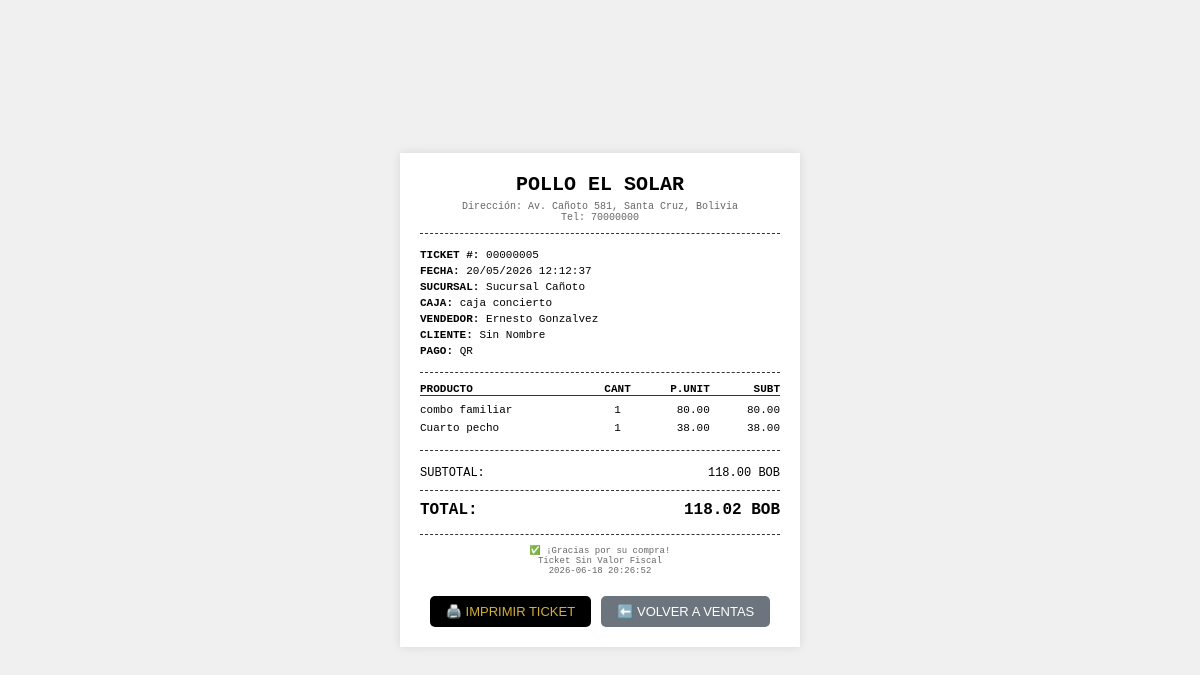
The page /bolivia/modulos/ticket_venta.php?venta_id=5 on the database its author committed.
### tables this page shows
CREATE TABLE `cajas` (
  `id` int(11) NOT NULL,
  `sucursal_id` int(11) NOT NULL,
  `nombre` varchar(50) NOT NULL,
  `estado` tinyint(1) DEFAULT 1
);

CREATE TABLE `venta_detalle` (
  `id` int(11) NOT NULL,
  `venta_id` int(11) NOT NULL,
  `producto_id` int(11) NOT NULL,
  `cantidad` int(11) NOT NULL CHECK (`cantidad` > 0),
  `precio_unitario` decimal(10,2) NOT NULL,
  `descuento_linea` decimal(10,2) DEFAULT 0.00,
  `subtotal_linea` decimal(10,2) NOT NULL
);

CREATE TABLE `productos` (
  `id` int(11) NOT NULL,
  `categoria_id` int(11) DEFAULT NULL,
  `sucursal_id` int(11) DEFAULT NULL,
  `nombre` varchar(150) NOT NULL,
  `descripcion` text DEFAULT NULL,
  `precio` decimal(10,2) NOT NULL,
  `precio_oferta` decimal(10,2) DEFAULT NULL,
  `etiqueta_oferta` varchar(50) DEFAULT NULL,
  `moneda` enum('BOB','USD','PYG','BRL') DEFAULT 'BOB',
  `es_combo` tinyint(1) DEFAULT 0,
  `dia_semana` enum('Lunes','Martes','Miércoles','Jueves','Viernes','Sábado','Domingo','Todos') DEFAULT 'Todos',
  `visible` tinyint(1) DEFAULT 1,
  `estado` tinyint(1) NOT NULL DEFAULT 1,
  `destacado` tinyint(1) DEFAULT 0,
  `fecha_publicacion` datetime DEFAULT NULL,
  `created_at` datetime DEFAULT current_timestamp()
);

### bolivia/modulos/ticket_venta.php (the view, shortened to what this page needs)
<?php
require_once '../config.php';
$venta_id = $_GET['venta_id'];
$stmt = $pdo->prepare("
    SELECT v.*,
           u.nombre as usuario_nombre,
           c.nombre as cliente_nombre,
           mp.nombre as metodo_pago,
           s.nombre as sucursal_nombre,
           ac.id as apertura_id
    FROM ventas v
    LEFT JOIN usuarios u ON v.usuario_id = u.id
    LEFT JOIN clientes c ON v.cliente_id = c.id
    LEFT JOIN venta_pagos vp ON v.id = vp.venta_id
    LEFT JOIN metodos_pago mp ON vp.metodo_pago_id = mp.id
    LEFT JOIN sucursales s ON v.sucursal_id = s.id
    LEFT JOIN apertura_caja ac ON v.apertura_caja_id = ac.id
    WHERE v.id = ?
");
$stmt->execute([$venta_id]);
$venta = $stmt->fetch();
$stmt = $pdo->prepare("
    SELECT vd.*, p.nombre as producto_nombre
    FROM venta_detalle vd
    JOIN productos p ON vd.producto_id = p.id
    WHERE vd.venta_id = ?
");
$stmt->execute([$venta_id]);
$detalles = $stmt->fetchAll();
$caja_nombre = '';
if($venta['apertura_id']) {
    $stmt = $pdo->prepare("
        SELECT c.nombre
        FROM apertura_caja ac
        JOIN cajas c ON ac.caja_id = c.id
        WHERE ac.id = ?
    ");
    $stmt->execute([$venta['apertura_id']]);
    $caja = $stmt->fetch();
    if($caja) {
        $caja_nombre = $caja['nombre'];
    }
}
?>
<!DOCTYPE html>
<html lang="es">
<head>
</head>
<body>
    <div class="ticket">
        <div class="ticket-header">
            <h1>POLLO EL SOLAR</h1>
            <p>Dirección: Av. Cañoto 581, Santa Cruz, Bolivia</p>
            <p>Tel: 70000000</p>
        </div>
        <div class="ticket-info">
            <p><strong>TICKET #:</strong> <?php echo str_pad($venta_id, 8, '0', STR_PAD_LEFT); ?></p>
            <p><strong>FECHA:</strong> <?php echo date('d/m/Y H:i:s', strtotime($venta['fecha_venta'])); ?></p>
            <p><strong>SUCURSAL:</strong> <?php echo htmlspecialchars($venta['sucursal_nombre'] ?? 'N/A'); ?></p>
            <p><strong>CAJA:</strong> <?php echo htmlspecialchars($caja_nombre ?: 'N/A'); ?></p>
            <p><strong>VENDEDOR:</strong> <?php echo htmlspecialchars($venta['usuario_nombre'] ?? 'N/A'); ?></p>
            <p><strong>CLIENTE:</strong> <?php echo $venta['cliente_nombre'] ? htmlspecialchars($venta['cliente_nombre']) : 'Venta al mostrador'; ?></p>
            <p><strong>PAGO:</strong> <?php echo htmlspecialchars($venta['metodo_pago'] ?? 'N/A'); ?></p>
        </div>
        <div class="ticket-items">
            <div class="item-row" style="font-weight: bold; border-bottom: 1px solid #333; margin-bottom: 8px;">
                <div class="item-nombre">PRODUCTO</div>
                <div class="item-cantidad">CANT</div>
                <div class="item-precio">P.UNIT</div>
                <div class="item-total">SUBT</div>
            </div>
            <?php
            $subtotal_calculo = 0;
            foreach($detalles as $item):
                $subtotal_calculo += $item['subtotal_linea'];
            ?>
            <div class="item-row">
                <div class="item-nombre"><?php echo htmlspecialchars($item['producto_nombre']); ?></div>
                <div class="item-cantidad"><?php echo $item['cantidad']; ?></div>
                <div class="item-precio"><?php echo number_format($item['precio_unitario'], 2); ?></div>
                <div class="item-total"><?php echo number_format($item['subtotal_linea'], 2); ?></div>
            </div>
            <?php endforeach; ?>
        </div>
        <div class="ticket-totales">
            <div class="total-line">
                <span>SUBTOTAL:</span>
                <span><?php echo number_format($subtotal_calculo, 2); ?> BOB</span>
            </div>
            <div class="total-line total-grande">
                <span><strong>TOTAL:</strong></span>
                <span><strong><?php echo number_format($venta['total'], 2); ?> BOB</strong></span>
            </div>
        </div>
        <div class="ticket-footer">
            <p>✅ ¡Gracias por su compra!</p>
            <p>Ticket Sin Valor Fiscal</p>
            <p><?php echo date('Y-m-d H:i:s'); ?></p>
        </div>
        <div class="buttons no-print">
            <button class="btn btn-print" onclick="window.print()">🖨️ IMPRIMIR TICKET</button>
            <button class="btn btn-back" onclick="window.location.href='../admin.php?mod=ventas'">⬅️ VOLVER A VENTAS</button>
        </div>
    </div>
</body>
</html>

### bolivia/modulos/ticket_venta.php (style rules this page uses)
* { margin: 0; padding: 0; box-sizing: border-box; }
body { font-family: 'Courier New', monospace; background: #f0f0f0; display: flex; justify-content: center; align-items: center; min-height: 100vh; padding: 20px; }
.ticket { background: white; max-width: 400px; width: 100%; margin: 0 auto; padding: 20px; box-shadow: 0 0 10px rgba(0,0,0,0.1); }
.ticket-header { text-align: center; border-bottom: 1px dashed #333; padding-bottom: 10px; margin-bottom: 15px; }
.ticket-header h1 { font-size: 20px; margin-bottom: 5px; }
.ticket-header p { font-size: 10px; color: #666; }
.ticket-info { margin-bottom: 15px; font-size: 11px; }
.ticket-info p { margin: 4px 0; }
.ticket-items { border-top: 1px dashed #333; border-bottom: 1px dashed #333; padding: 10px 0; margin: 10px 0; }
.item-row { display: flex; justify-content: space-between; margin-bottom: 6px; font-size: 11px; }
.item-nombre { flex: 2; }
.item-cantidad { flex: 0.5; text-align: center; }
.item-precio { flex: 0.8; text-align: right; }
.item-total { flex: 0.8; text-align: right; }
.ticket-totales { margin: 15px 0; }
.total-line { display: flex; justify-content: space-between; margin: 5px 0; font-size: 12px; }
.total-grande { font-size: 16px; font-weight: bold; border-top: 1px dashed #333; padding-top: 10px; margin-top: 10px; }
.ticket-footer { text-align: center; font-size: 9px; color: #666; border-top: 1px dashed #333; padding-top: 10px; margin-top: 15px; }
.buttons { display: flex; gap: 10px; justify-content: center; margin-top: 20px; flex-wrap: wrap; }
.btn { padding: 8px 16px; border: none; border-radius: 5px; cursor: pointer; font-size: 13px; font-family: Arial, sans-serif; text-decoration: none; display: inline-block; text-align: center; }
.btn-print { background: #000; color: #D4AF37; }
.btn-back { background: #6c757d; color: white; }

### rows shown on the page
cajas: nombre "caja concierto"
venta_detalle: producto.nombre "combo familiar", cantidad "1", precio_unitario "80.00", subtotal_linea "80.00"
venta_detalle: producto.nombre "Cuarto pecho", cantidad "1", precio_unitario "38.00", subtotal_linea "38.00"

### other values the page prints
str_pad($venta_id, 8, '0', STR_PAD_LEFT) "00000005"
date('d/m/Y H:i:s', strtotime($venta['fecha_venta'])) "20/05/2026 12:12:37"
$venta['sucursal_nombre'] "Sucursal Cañoto"
$venta['usuario_nombre'] "Ernesto Gonzalvez"
$venta['cliente_nombre'] "Sin Nombre"
$venta['metodo_pago'] "QR"
$subtotal_calculo "118.00"
$venta['total'] "118.02"
